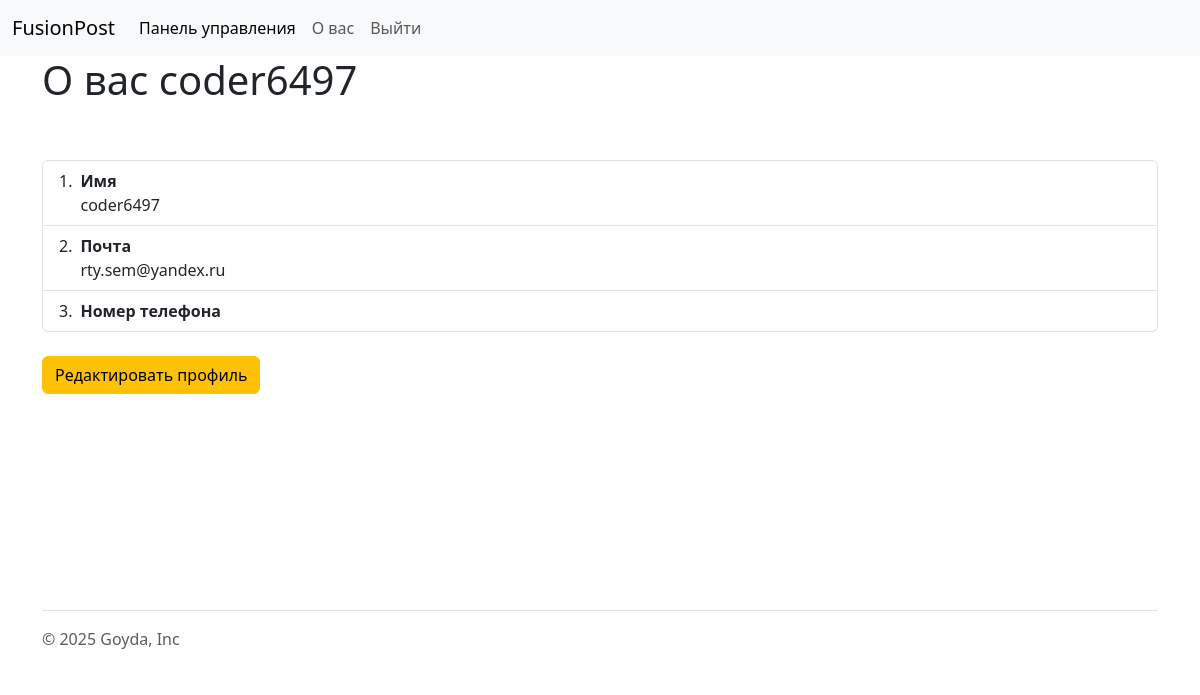
Before: /blogs/about_user/ (signed in) with the older database file.
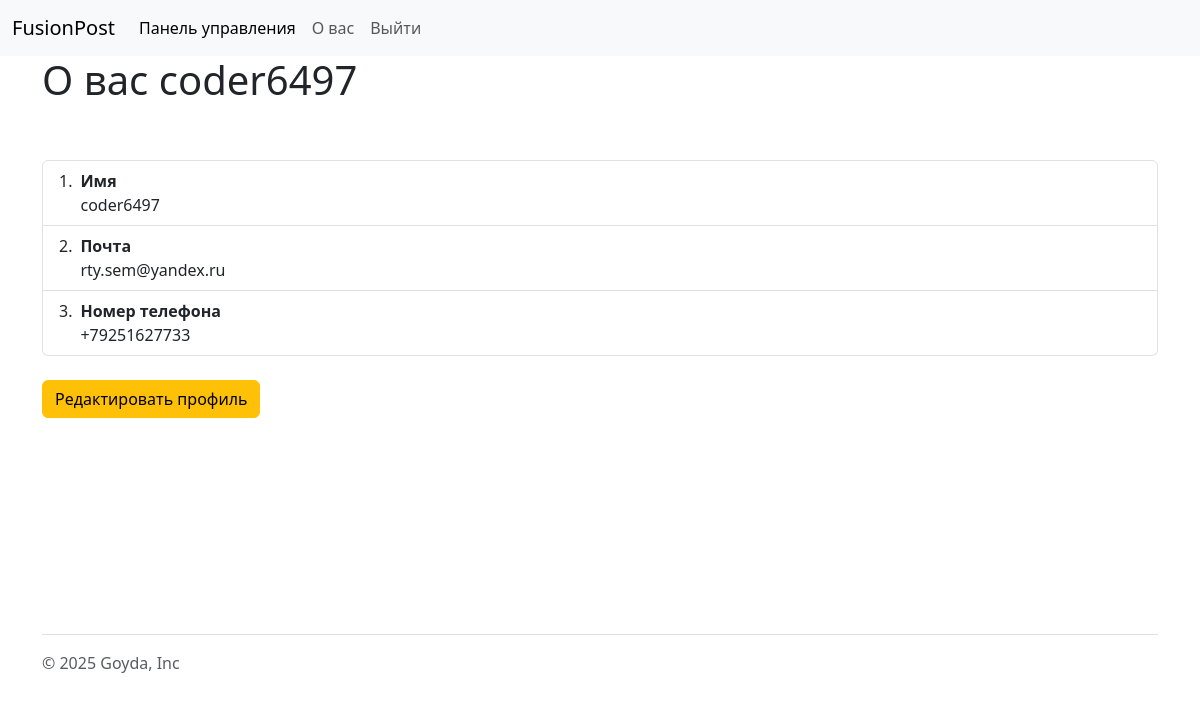
After: the same page with the newer database file.
### blogs/models.py (models this page shows, shortened)
class CustomUser(AbstractUser):
    phone = models.CharField(max_length=20)
    avatar = models.ImageField(upload_to='users/%Y/%m/%d/', blank=True)

### blogs/views.py (the view)
# urls.py: path('about_user/', views.about_user, name='about_user'),
@login_required
def about_user(request):
    return render(request, 'about_user.html', {"user": CustomUser.objects.get(id=request.user.id)})

### blogs/templates/about_user.html (shortened to what this page needs)
{% extends "base.html" %}
{% block body %}
    <h1>О вас {{user.username}}</h1>
    <br><br>
    <ol class="list-group list-group-numbered">
        <li class="list-group-item d-flex justify-content-between align-items-start">
          <div class="ms-2 me-auto">
            <div class="fw-bold">Имя</div>
            {{user.username}}
          </div>
        </li>
        <li class="list-group-item d-flex justify-content-between align-items-start">
          <div class="ms-2 me-auto">
            <div class="fw-bold">Почта</div>
            {{user.email}}
          </div>
        </li>
        <li class="list-group-item d-flex justify-content-between align-items-start">
          <div class="ms-2 me-auto">
            <div class="fw-bold">Номер телефона</div>
            {{user.phone}}
          </div>
        </li>
      </ol>
      <br>
      <a href="{% url "blogs:edit_user" %}" class="btn btn-warning">Редактировать профиль</a>
{% endblock %}

Changed rows visible on the page:
changed CustomUser "coder6497": phone (not shown) → "+79251627733"
